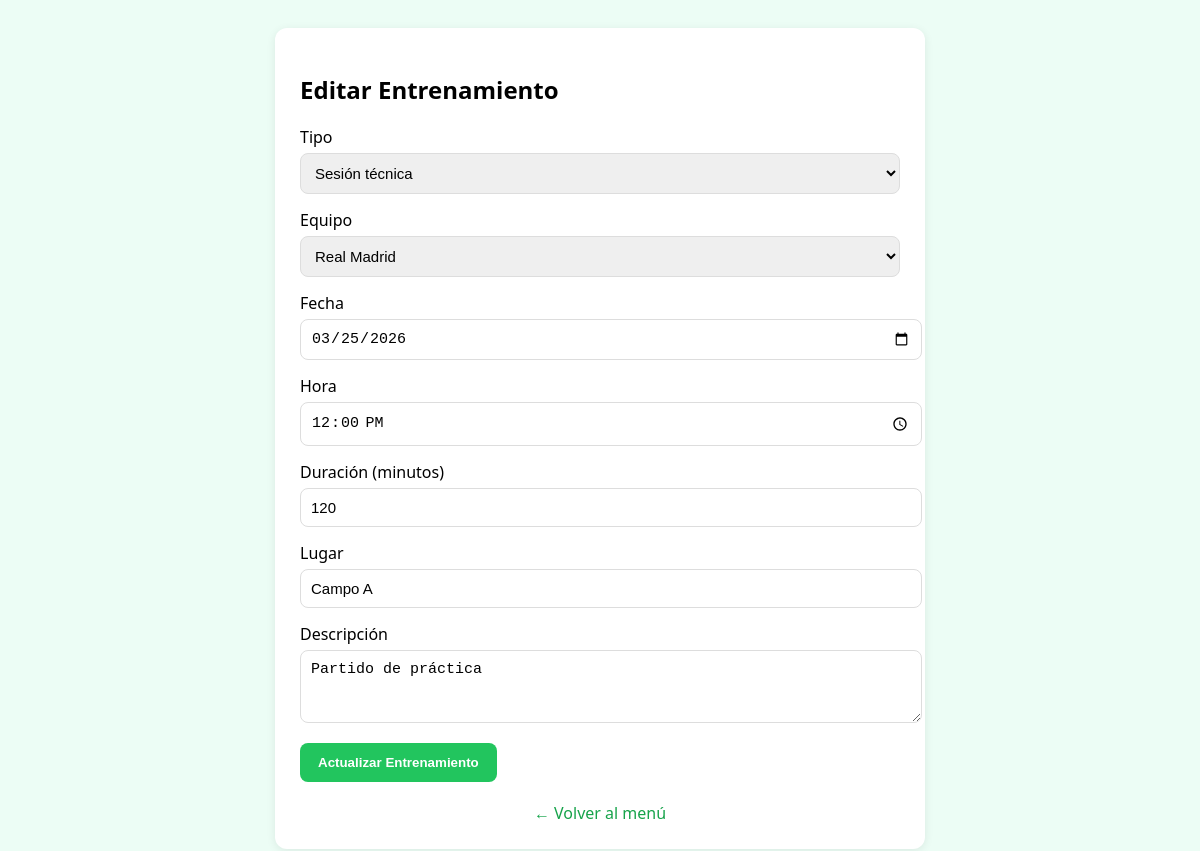
Page /admin/editar_entrenamiento.php?id=18 on the committed database.
### tables this page shows
CREATE TABLE `entrenamientos` (
  `id` int(11) NOT NULL,
  `equipo_id` int(11) NOT NULL,
  `titulo` enum('Sesión táctica','Sesión técnica','Sesión pre-partido','Sesión de físico') NOT NULL,
  `descripcion` text DEFAULT NULL,
  `fecha` date NOT NULL,
  `hora` time NOT NULL,
  `duracion` int(11) NOT NULL,
  `lugar` varchar(100) DEFAULT NULL
);

CREATE TABLE `equipos` (
  `id` int(11) NOT NULL,
  `nombre` varchar(100) DEFAULT NULL,
  `categoria` varchar(50) DEFAULT NULL
);

### admin/editar_entrenamiento.php (the view, shortened to what this page needs)
<?php
require_once "../config/conexion.php";
$id = $_GET['id'] ?? null;
$sql = "SELECT * FROM entrenamientos WHERE id = ?";
$stmt = $pdo->prepare($sql);
$stmt->execute([$id]);
$entrenamiento = $stmt->fetch(PDO::FETCH_ASSOC);
?>
<!DOCTYPE html>
<html lang="es">
<head>
    <link rel="stylesheet" href="https://cdnjs.cloudflare.com/ajax/libs/font-awesome/6.0.0/css/all.min.css">
</head>
<body>
    <div class="card-form">
        <h2>Editar Entrenamiento</h2>
        <form method="POST" action="">
            <div class="form-group">
                <label>Tipo</label>
                <select name="titulo" required>
                    <option value="Sesión técnica"
                        <?= $entrenamiento['titulo'] == 'Sesión técnica' ? 'selected' : '' ?>>Sesión técnica</option>
                </select>
            </div>
            <div class="form-group">
                <label>Equipo</label>
                <select name="equipo_id" required>
                    <?php
                    $equipos = $pdo->query("SELECT id, nombre FROM equipos");
                    while($e = $equipos->fetch(PDO::FETCH_ASSOC)):
                    ?>
                    <option value="<?= $e['id'] ?>" <?= $entrenamiento['equipo_id'] == $e['id'] ? 'selected' : '' ?>>
                        <?= $e['nombre'] ?>
                    </option>
                    <?php endwhile; ?>
                </select>
            </div>
            <div class="form-group">
                <label>Fecha</label>
                <input type="date" name="fecha" value="<?= $entrenamiento['fecha'] ?>" required>
            </div>
            <div class="form-group">
                <label>Hora</label>
                <input type="time" name="hora" value="<?= $entrenamiento['hora'] ?>" required>
            </div>
            <div class="form-group">
                <label>Duración (minutos)</label>
                <input type="number" name="duracion" value="<?= $entrenamiento['duracion'] ?>" required>
            </div>
            <div class="form-group">
                <label>Lugar</label>
                <input type="text" name="lugar" value="<?= $entrenamiento['lugar'] ?>">
            </div>
            <div class="form-group">
                <label>Descripción</label>
                <textarea name="descripcion" rows="3"><?= htmlspecialchars($entrenamiento['descripcion']) ?></textarea>
            </div>
            <button type="submit" class="btn-verde">Actualizar Entrenamiento</button>
        </form>
        <a class="volver" href="menu.php">← Volver al menú</a>
    </div>
</body>
</html>

### admin/editar_entrenamiento.php (style rules this page uses)
body { font-family: 'Segoe UI', sans-serif; background: #ecfdf5; padding: 20px; }
.card-form { background: white; padding: 25px; border-radius: 12px; max-width: 600px; margin: 0 auto; box-shadow: 0 2px 10px rgba(0, 0, 0, 0.08); }
.form-group { margin-bottom: 15px; }
.form-group label { display: block; margin-bottom: 5px; font-weight: 500; }
.form-group input, .form-group select, .form-group textarea { width: 100%; padding: 10px; border: 1px solid #ddd; border-radius: 8px; font-size: 15px; }
.btn-verde { background: #22c55e; color: white; border: none; padding: 12px 18px; border-radius: 8px; cursor: pointer; font-weight: bold; }
.volver { display: block; text-align: center; margin-top: 20px; color: #16a34a; text-decoration: none; }

### rows in the picture
entrenamientos: titulo "Sesión técnica", equipo_id "Real Madrid", fecha "03/25/2026", hora "12:00:00", duracion "120", lugar "Campo A", descripcion "Partido de práctica"
